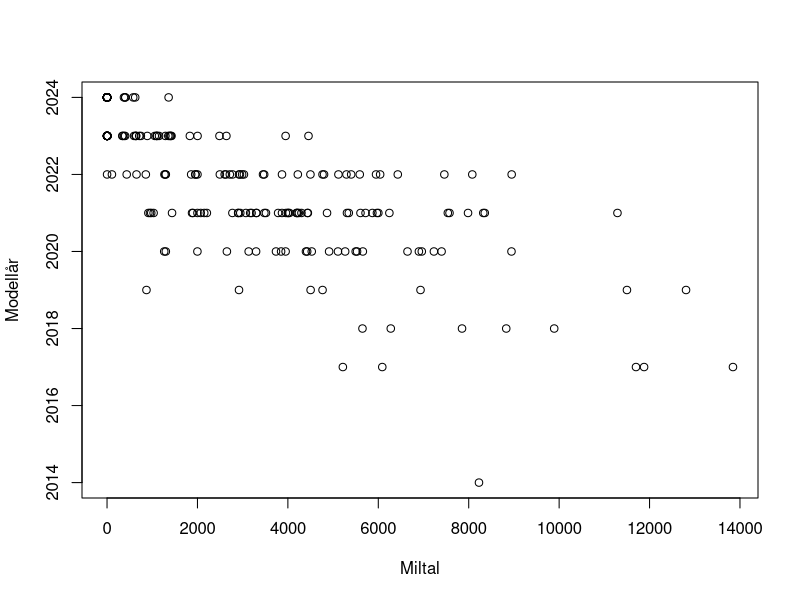
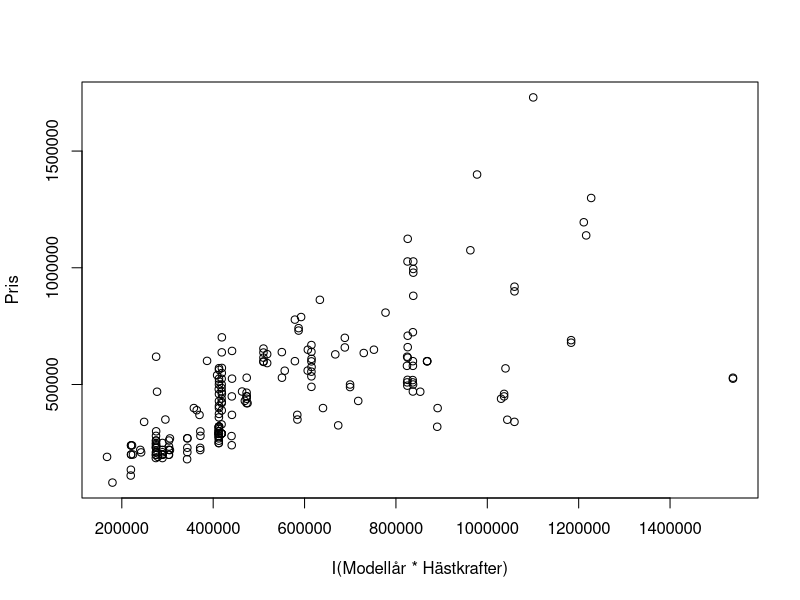
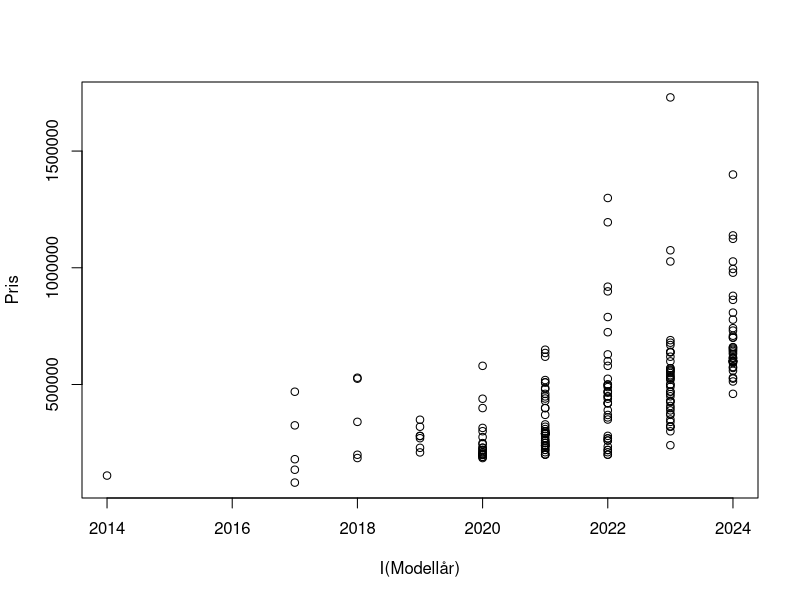
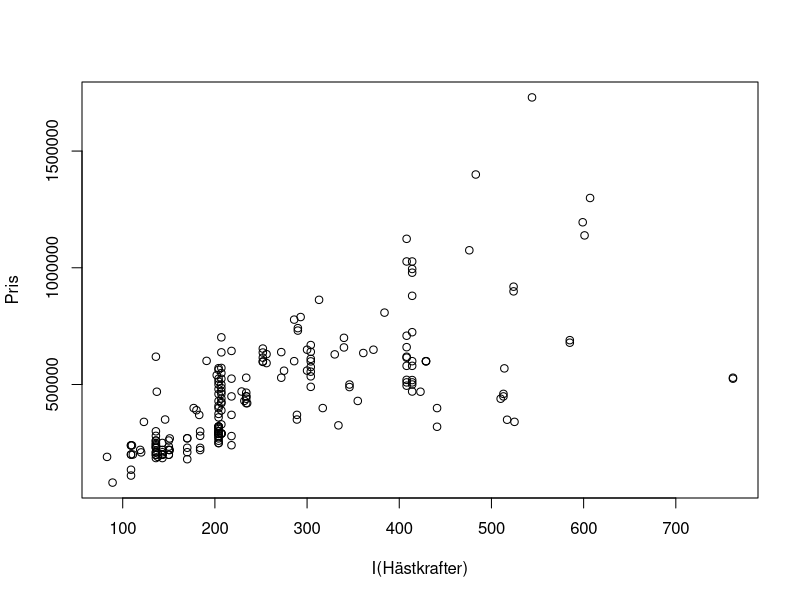
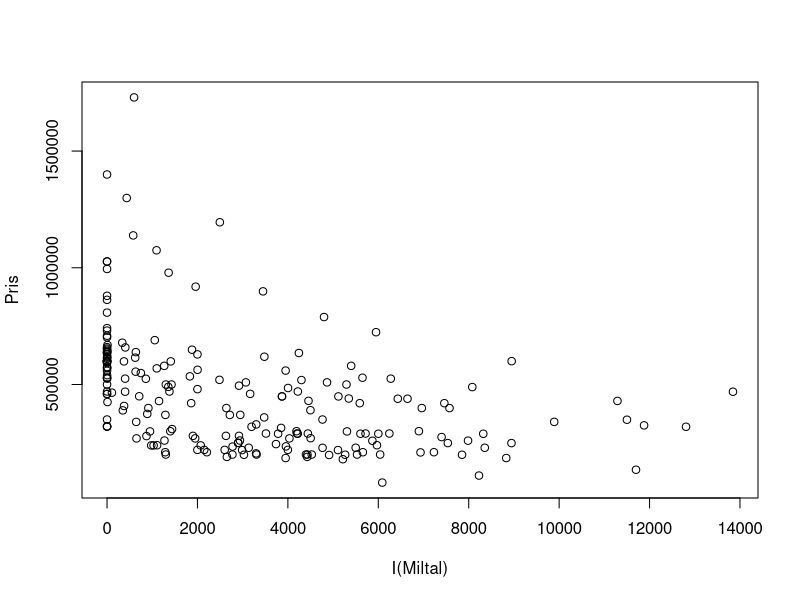

Source code (R) for these figures, in order: (Note: this script raises an error after producing the figures.)

library(ggplot2)
library(MASS)  
library(leaps)  
library(car)   
library(Metrics)

# original data exploration

data <- read.csv('./data_preprocessed/cleaned_data_elbilar.csv')
summary(data)
names(data)


plot(Modellår~Miltal, data=data)
plot(Pris~I(Modellår*Hästkrafter), data=data)
plot(Pris~I(Modellår), data=data)
plot(Pris~I(Hästkrafter), data=data)
plot(Pris~I(Miltal), data=data)


base_model_el = lm(Pris ~., data = data)
summary(fit_base_model)


par(mfrow=c(2,2))
plot(fit_base_model)
vif(fit_base_model)

# model_el = lm(Pris ~+Miltal+Modellår+Miltal:Modellår+Hästkrafter:Modellår+Hästkrafter, data = data)
# summary(model_el)
# 
# vif(model_el)


# Clenaing the data based on initial finding and retraining the model

clean_data <- subset(data, select = -c(Datum.i.trafik, Märke, Modell))

#Fit the model using the cleaned dataset
model_el <- lm(Pris ~ ., data = clean_data)
summary(model_el)

par(mfrow=c(2,2))
plot(model_el)
vif(model_el)

### Feature engineering
#Fit the model using the cleaned dataset
int_model_el <- lm(Pris ~ .-Färg-Län , data = clean_data) #+Miltal:Modellår+Hästkrafter:Modellår+Hästkrafter
summary(int_model_el)

par(mfrow=c(2,2))
plot(int_model_el)
vif(int_model_el)

data[159, ]
data[193, ]
data[75, ]
data[49, ]
data[81, ]

# no_outliers_data <- clean_data[-c(81,198), ]
# 
# int_model_el_outl <- lm(Pris ~ .-Färg-Län +Miltal:Modellår+Hästkrafter:Modellår+Hästkrafter, data = no_outliers_data)
# summary(int_model_el_outl)
# 
# par(mfrow=c(2,2))
# plot(int_model_el_outl)
# vif(int_model_el_outl)

### Alternative dataset
data_l <- read.csv('./data_preprocessed/skrapning_v3_cleaned.csv')
summary(data_l)
names(data_l)
data_l_filtered <- subset(data_l, Price > 20000)
data_l_clean <- na.omit(data_l_filtered)
summary(data_l_clean)


hist(data_l_clean$Price)
hist(data_l_clean$Horsepower)
hist(data_l_clean$Year)
hist(data_l_clean$Miles)

frequency_table <- table(data_l_clean$Location)
print(frequency_table)

model_l = lm(Price ~.-Brand-Model-Engine.Volume-Name-Company, data = data_l_clean) #+Horsepower:Year+Miles:Year
summary(model_l)
par(mfrow=c(2,2))
plot(model_l)
vif(model_l)

### adjusting model
model_l_int = lm(Price ~.-Brand-Model-Engine.Volume-Name-Company+Horsepower:Year+Miles:Year, data = data_l_clean) #
summary(model_l_int)
par(mfrow=c(2,2))
plot(model_l_int)
vif(model_l_int)


model_l_log = lm(I(log(Price)) ~.-X-Brand-Model-Engine.Volume-Name-Company+Miles:Year, data = data_l_clean) #
summary(model_l_log)

plot(model_l_log)
vif(model_l_log)

data_l[10736,]
par(mfrow=c(1,2))
hist(data_l_clean$Price)
hist(log(data_l_clean$Price))

### Adding variables from external dataset

external_data <- read.csv("medeinkomst.csv")
external_data
medel_inkomst_lan <- external_data[grepl("län", external_data$region), ]
medel_inkomst_lan

unique(data_l_clean$Location)


medeinkomst <- list(
  Stockholm = 415.4,
  Dalarna = 313.3,
  Västmanland = 325.1,
  Skåne = 333.2,
  Örebro = 312.1,
  Kronoberg = 325.9,
  Västernorrland = 314.0,
  Göteborg = 337.6,
  Kalmar = 309.8,
  Södermanland = 318.5,
  Halland = 363.8,
  Blekinge = 313.1,
  Älvsborg = 337.6,
  Östergötland = 320.0,
  Uppsala = 326.1,
  Västerbotten = 317.4,
  Jämtland = 325.9,
  Skaraborg = 337.6,
  Jönköping = 325.0,
  Värmland = 316.6,
  Norrbotten = 328.2,
  Gävleborg = 312.2
)


head(data_l_clean)
library(dplyr)
# Converting the list to a named vector for easier mapping
medeinkomst_vector <- unlist(medeinkomst)

# Adding the Mean_income column
data_l_clean_1 <- data_l_clean %>%
  mutate(Mean_income = medeinkomst_vector[Location])

# Print the updated dataframe to check
print(data_l_clean_1)
summary(data_l_clean_1)

# with numerical variable instead of categorical for Location

model_l_log_ext = lm(I(log(Price)) ~.-X-Brand-Model-Engine.Volume-Name-Company-Location+Miles:Year, data = data_l_clean_1) #
summary(model_l_log_ext)
par(mfrow=c(2,2))
plot(model_l_log_ext)
vif(model_l_log_ext)






### Ridge
# Load necessary library
library(glmnet)

# Prepare data
data_modified <- data_l_clean[, !(names(data_l_clean) %in% c("Brand", "Model", "Engine.Volume", "Name", "Company"))]
data_modified$Horsepower_Year <- data_l_clean$Horsepower * data_l_clean$Year
data_modified$Miles_Year <- data_l_clean$Miles * data_l_clean$Year
X <- model.matrix(~ . - Price, data = data_modified)
Y <- data_l_clean$Price

# Apply Ridge Regression with cross-validation
set.seed(123)
cv_model <- cv.glmnet(X, Y, alpha = 0, type.measure = "mse")

# Best lambda value
best_lambda <- cv_model$lambda.min
print(best_lambda)

# Predictions
predictions <- predict(cv_model, s = best_lambda, newx = X)

######## Comparing the two models

# Split the data into training and testing sets
set.seed(123)  # Ensure reproducibility
sample_size <- floor(0.8 * nrow(data_l_clean))
train_indices <- sample(seq_len(nrow(data_l_clean)), size = sample_size)

train_data <- data_l_clean[train_indices, ]
test_data <- data_l_clean[-train_indices, ]

# Removing unnecessary columns from both train_data and test_data
unnecessary_columns <- c("Brand", "Model", "Engine.Volume", "Name", "Company")
train_data <- train_data[, !(names(train_data) %in% unnecessary_columns)]
test_data <- test_data[, !(names(test_data) %in% unnecessary_columns)]

# Adding interaction terms
train_data$Horsepower_Year <- train_data$Horsepower * train_data$Year
train_data$Miles_Year <- train_data$Miles * train_data$Year
test_data$Horsepower_Year <- test_data$Horsepower * test_data$Year
test_data$Miles_Year <- test_data$Miles * test_data$Year

# Fit the Linear Model on Training Data
model_l <- lm(Price ~ . + Horsepower:Year + Miles:Year, data = train_data)

# Prepare matrix for Ridge Model (training)
X_train <- model.matrix(~ . -Price, data = train_data)
Y_train <- train_data$Price

# Apply Ridge Regression with cross-validation
cv_model <- cv.glmnet(X_train, Y_train, alpha = 0, type.measure = "mse")

# Predictions for the Linear Model
predictions_l <- predict(model_l, newdata = test_data)

# Prepare matrix for Ridge Model (testing)
X_test <- model.matrix(~ . -Price, data = test_data)

# Predictions for the Ridge Model
predictions_ridge <- predict(cv_model, s = cv_model$lambda.min, newx = X_test)

# Calculate and Compare RMSE
rmse_l <- sqrt(mean((test_data$Price - predictions_l)^2))
rmse_ridge <- sqrt(mean((test_data$Price - predictions_ridge)^2))

# Output RMSE values for comparison
cat("RMSE for Linear Model:", rmse_l, "\n")
cat("RMSE for Ridge Model:", rmse_ridge, "\n")















set.seed(123) # For reproducibility
sample_size <- floor(0.8 * nrow(data_l_clean))
train_indices <- sample(seq_len(nrow(data_l_clean)), size = sample_size)

train_data <- data_l_clean[train_indices, ]
test_data <- data_l_clean[-train_indices, ]

model_l <- lm(Price ~ . -Brand -Model -Engine.Volume -Name -Company + Horsepower:Year + Miles:Year, data = train_data)



data_modified <- train_data[, !(names(train_data) %in% c("Brand", "Model", "Engine.Volume", "Name", "Company"))]
data_modified$Horsepower_Year <- train_data$Horsepower * train_data$Year
data_modified$Miles_Year <- train_data$Miles * train_data$Year
X_train <- model.matrix(~ . - Price, data = data_modified)
Y_train <- train_data$Price

# Apply Ridge Regression with cross-validation
set.seed(123)
cv_model <- cv.glmnet(X_train, Y_train, alpha = 0, type.measure = "mse")


predictions_l <- predict(model_l, newdata = test_data)


data_modified_test <- test_data[, !(names(test_data) %in% c("Brand", "Model", "Engine.Volume", "Name", "Company"))]
data_modified_test$Horsepower_Year <- test_data$Horsepower * test_data$Year
data_modified_test$Miles_Year <- test_data$Miles * test_data$Year
X_test <- model.matrix(~ . - Price, data = data_modified_test)

predictions_ridge <- predict(cv_model, s = cv_model$lambda.min, newx = X_test)


rmse_l <- sqrt(mean((test_data$Price - predictions_l)^2))
rmse_ridge <- sqrt(mean((test_data$Price - predictions_ridge)^2))

# Print RMSE values for comparison
cat("RMSE for Linear Model:", rmse_l, "\n")
cat("RMSE for Ridge Model:", rmse_ridge, "\n")


#########
x <- model.matrix(Salary ~ ., Hitters)[, -1]  
y <- Hitters$Salary

### (1) Ridge Regression

library(glmnet)
grid <- 10^seq(10, -2, length = 100)
# Ridge: alpha=0, Lasso: alpha=1
ridge_reg <- glmnet(x, y, alpha = 0, lambda = grid)

# For each value of lambda (100 in total), there is a vector of
# ridge regression coefficients.
dim(coef(ridge_reg))

# Demonstrating that higher lambda yields smaller coefficients
ridge_reg$lambda[50]
coef(ridge_reg)[, 50]
sqrt(sum(coef(ridge_reg)[-1, 50]^2))

ridge_reg$lambda[60]
coef(ridge_reg)[, 60]
sqrt(sum(coef(ridge_reg)[-1, 60]^2))

### (2) Creating train and test data to evaluate model
set.seed(1)
train <- sample(1:nrow(x), nrow(x) / 2)
test <- (-train)
y_test <- y[test]

# Below we first choose lambda (s) arbitrarily, then 
# we will demonstrate cross-validation.

# Choosing lambda (s) = 4 arbitrarily
ridge_reg <- glmnet(x[train, ], y[train], alpha = 0, lambda = grid, thresh = 1e-12)
ridge_pred <- predict(ridge_reg, s = 4, newx = x[test, ]) 
mean((ridge_pred - y_test)^2)

# Benchmarking our ridge model with a "naive estimate" of using the mean
mean((mean(y[train]) - y_test)^2)

ridge_pred <- predict(ridge_reg, s = 1e10, newx = x[test, ])
mean((ridge_pred - y_test)^2)

ridge_pred <- predict(ridge_reg, s = 0, newx = x[test, ], exact = T, x = x[train, ], y = y[train])
mean((ridge_pred - y_test)^2)

# Lambda = 0 is simply least squares regression
lm(y ~ x, subset = train)
# Examining coefficients with the predict function
predict(ridge_reg, s = 0, exact = T, type = "coefficients", x = x[train, ], y = y[train])[1:20, ]

# Use CV instead of arbitrarily choosing lambda
set.seed(1)
cv_out <- cv.glmnet(x[train, ], y[train], alpha = 0, nfolds = 10)
plot(cv_out)
bestlam <- cv_out$lambda.min
bestlam

ridge_pred <- predict(ridge_reg, s = bestlam, newx = x[test, ])
mean((ridge_pred - y_test)^2)

# Refitting our ridge regression on the full data set
# and examine the coefficient estimates.
out <- glmnet(x, y, alpha = 0)
predict(out, type = "coefficients", s = bestlam)[1:20, ]



### Plot the data, to check different assumptions. 

#Predict the values using the fitted model
predicted_values <- predict(base_model, clean_data)

# Step 4: Create a new dataframe for plotting
plot_data <- data.frame(True_Pris = clean_data$Pris, Predicted_Pris = predicted_values, Län = clean_data$Län)

# Step 5: Plot the true values vs. the predicted values
library(ggplot2)
ggplot(plot_data, aes(x = True_Pris, y = Predicted_Pris, color = Län)) + 
  geom_point() + 
  geom_abline(intercept = 0, slope = 1, linetype = "dashed", color = "red") +
  labs(x = "True Prices", y = "Predicted Prices", title = "True vs. Predicted Prices by Län") +
  theme_minimal()
